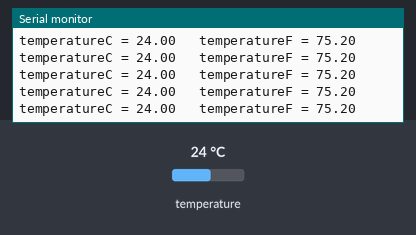
Recording of a sketch running on a simulated Arduino Uno, built with avr-gcc and run on an emulated ATmega328P. Shown: the last lines printed to the serial monitor. Inputs (shaded band) come from the test bench; at power-on: temperature 24 °C.

Above: at 1.2 s.
1.3 s: temperature set to 1 °C
At 2.2 s:
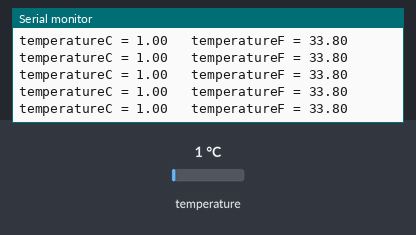
4.3 s: temperature set to 12 °C
At 4.9 s:
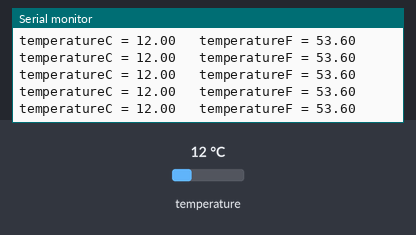
8.8 s: temperature set to 4 °C
Timing chart, 0 to 9.5 s (numbered marks = the images above; inputs shaded):
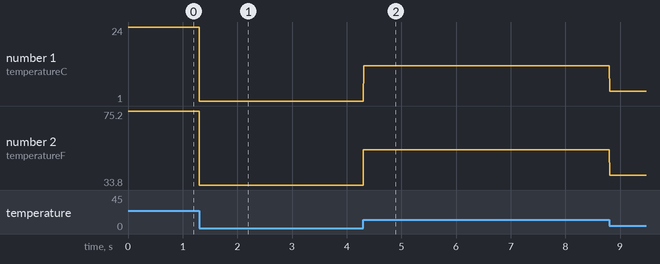

The sketch:

Temperature_Max30102_33_IOT.ino
```cpp
#include <Wire.h>

#include "MAX30105.h"
MAX30105 particleSensor;

void setup() {
  Serial.begin(115200);
  Serial.println("Initializing...");

  // Initialize sensor
  if (particleSensor.begin(Wire, I2C_SPEED_FAST) == false) { //Use default I2C port, 400kHz speed
    Serial.println("MAX30102 was not found. Please check wiring/power. ");
    while (1);
  }

  //The LEDs are very low power and won't affect the temp reading much but
  //you may want to turn off the LEDs to avoid any local heating
  particleSensor.setup(0); //Configure sensor. Turn off LEDs

  particleSensor.enableDIETEMPRDY(); //Enable the temp ready interrupt. This is required.
}

void loop() {
  float temperature = particleSensor.readTemperature();

  Serial.print("temperatureC = ");
  Serial.print(temperature, 2);

  float temperatureF = particleSensor.readTemperatureF();

  Serial.print("   temperatureF = ");
  Serial.print(temperatureF, 2);

  Serial.println();
}
```

Measured:
- after the input at 1.3 s, the serial monitor: prints a new line at once (image 1)
- after the input at 4.3 s, the serial monitor: prints a new line at once (image 2)
- plotted number 1: 24 → 1 after the input at 1.3 s, 1 → 12 after the input at 4.3 s, 12 → 4 after the input at 8.8 s
- plotted number 2: 75.2 → 33.8 after the input at 1.3 s, 33.8 → 53.6 after the input at 4.3 s, 53.6 → 39.2 after the input at 8.8 s
